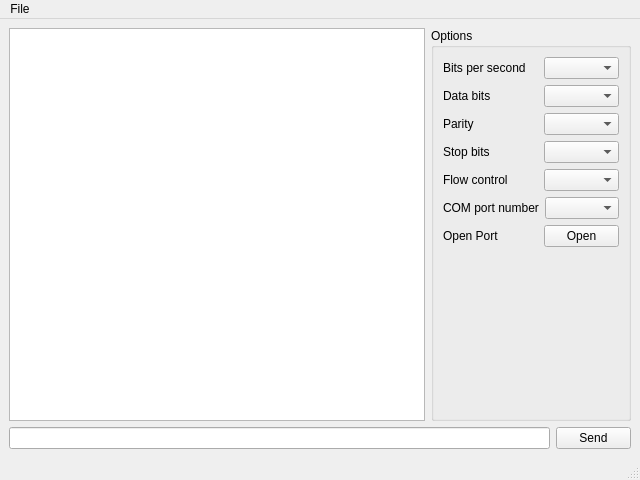
<?xml version="1.0" encoding="UTF-8"?>
<ui version="4.0">
 <class>MainWindow</class>
 <widget class="QMainWindow" name="MainWindow">
  <property name="geometry">
   <rect>
    <x>0</x>
    <y>0</y>
    <width>640</width>
    <height>480</height>
   </rect>
  </property>
  <property name="windowTitle">
   <string>MainWindow</string>
  </property>
  <widget class="QWidget" name="centralwidget">
   <layout class="QVBoxLayout" name="verticalLayout">
    <item>
     <layout class="QHBoxLayout" name="horizontalLayout_8">
      <item>
       <widget class="QTextEdit" name="textEditDisplay"/>
      </item>
      <item>
       <widget class="QGroupBox" name="groupBoxOptions">
        <property name="minimumSize">
         <size>
          <width>200</width>
          <height>0</height>
         </size>
        </property>
        <property name="title">
         <string>Options</string>
        </property>
        <layout class="QVBoxLayout" name="verticalLayout_2">
         <item>
          <layout class="QHBoxLayout" name="horizontalLayout">
           <item>
            <widget class="QLabel" name="label">
             <property name="text">
              <string>Bits per second</string>
             </property>
            </widget>
           </item>
           <item>
            <widget class="QComboBox" name="comboBoxBaudRate">
             <property name="maximumSize">
              <size>
               <width>75</width>
               <height>16777215</height>
              </size>
             </property>
            </widget>
           </item>
          </layout>
         </item>
         <item>
          <layout class="QHBoxLayout" name="horizontalLayout_2">
           <item>
            <widget class="QLabel" name="label_2">
             <property name="text">
              <string>Data bits</string>
             </property>
            </widget>
           </item>
           <item>
            <widget class="QComboBox" name="comboBoxDataSize">
             <property name="maximumSize">
              <size>
               <width>75</width>
               <height>16777215</height>
              </size>
             </property>
            </widget>
           </item>
          </layout>
         </item>
         <item>
          <layout class="QHBoxLayout" name="horizontalLayout_3">
           <item>
            <widget class="QLabel" name="label_3">
             <property name="text">
              <string>Parity</string>
             </property>
            </widget>
           </item>
           <item>
            <widget class="QComboBox" name="comboBoxParity">
             <property name="maximumSize">
              <size>
               <width>75</width>
               <height>16777215</height>
              </size>
             </property>
            </widget>
           </item>
          </layout>
         </item>
         <item>
          <layout class="QHBoxLayout" name="horizontalLayout_4">
           <item>
            <widget class="QLabel" name="label_4">
             <property name="text">
              <string>Stop bits</string>
             </property>
            </widget>
           </item>
           <item>
            <widget class="QComboBox" name="comboBoxStopBits">
             <property name="maximumSize">
              <size>
               <width>75</width>
               <height>16777215</height>
              </size>
             </property>
            </widget>
           </item>
          </layout>
         </item>
         <item>
          <layout class="QHBoxLayout" name="horizontalLayout_5">
           <item>
            <widget class="QLabel" name="label_5">
             <property name="text">
              <string>Flow control</string>
             </property>
            </widget>
           </item>
           <item>
            <widget class="QComboBox" name="comboBoxFlowControl">
             <property name="maximumSize">
              <size>
               <width>75</width>
               <height>16777215</height>
              </size>
             </property>
            </widget>
           </item>
          </layout>
         </item>
         <item>
          <layout class="QHBoxLayout" name="horizontalLayout_6">
           <item>
            <widget class="QLabel" name="label_6">
             <property name="text">
              <string>COM port number</string>
             </property>
            </widget>
           </item>
           <item>
            <widget class="QComboBox" name="comboBoxCOMPorts">
             <property name="maximumSize">
              <size>
               <width>75</width>
               <height>16777215</height>
              </size>
             </property>
            </widget>
           </item>
          </layout>
         </item>
         <item>
          <layout class="QHBoxLayout" name="horizontalLayout_9">
           <item>
            <widget class="QLabel" name="labelOpenPort">
             <property name="text">
              <string>Open Port</string>
             </property>
            </widget>
           </item>
           <item>
            <widget class="QPushButton" name="pushButtonOpenPort">
             <property name="minimumSize">
              <size>
               <width>75</width>
               <height>0</height>
              </size>
             </property>
             <property name="maximumSize">
              <size>
               <width>75</width>
               <height>16777215</height>
              </size>
             </property>
             <property name="text">
              <string>Open</string>
             </property>
            </widget>
           </item>
          </layout>
         </item>
         <item>
          <spacer name="verticalSpacer">
           <property name="orientation">
            <enum>Qt::Vertical</enum>
           </property>
           <property name="sizeHint" stdset="0">
            <size>
             <width>20</width>
             <height>40</height>
            </size>
           </property>
          </spacer>
         </item>
        </layout>
       </widget>
      </item>
     </layout>
    </item>
    <item>
     <layout class="QHBoxLayout" name="horizontalLayout_7">
      <item>
       <widget class="QLineEdit" name="lineEditSend"/>
      </item>
      <item>
       <widget class="QPushButton" name="pushButtonSend">
        <property name="minimumSize">
         <size>
          <width>75</width>
          <height>0</height>
         </size>
        </property>
        <property name="maximumSize">
         <size>
          <width>75</width>
          <height>16777215</height>
         </size>
        </property>
        <property name="text">
         <string>Send</string>
        </property>
       </widget>
      </item>
     </layout>
    </item>
   </layout>
  </widget>
  <widget class="QMenuBar" name="menubar">
   <property name="geometry">
    <rect>
     <x>0</x>
     <y>0</y>
     <width>640</width>
     <height>22</height>
    </rect>
   </property>
   <widget class="QMenu" name="menuFile">
    <property name="title">
     <string>File</string>
    </property>
    <addaction name="actionQuit"/>
   </widget>
   <addaction name="menuFile"/>
  </widget>
  <widget class="QStatusBar" name="statusbar"/>
  <action name="actionQuit">
   <property name="text">
    <string>Quit</string>
   </property>
  </action>
 </widget>
 <resources/>
 <connections/>
</ui>
